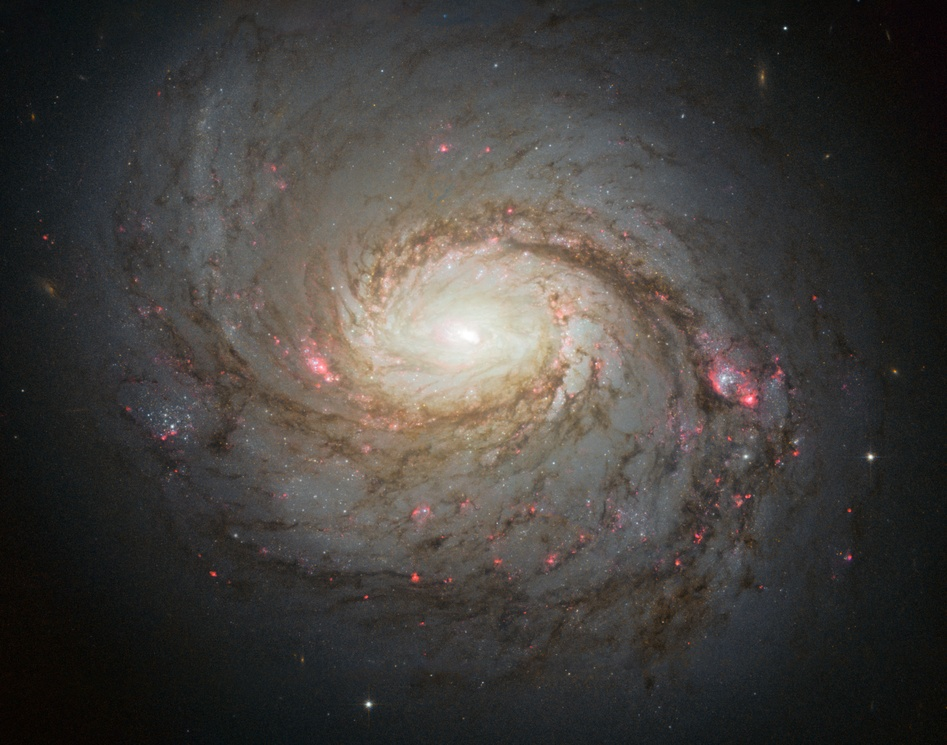
#> input picture LaTeX/pics/gal_imgs/Messier_77_spiral_galaxy_by_HST.jpg, 947 x 745 px, shrunk from 2948 x 2321 before the run; its folder holds only this picture in this run
$ python gal_segmentations.py   (older library calls are emulated)
#> lines starting #> are read from the running program, lines starting #| are printed output that depends on the picture
#! /usr/bin/env python3
"""
====================================================
Comparison of segmentation and superpixel algorithms
====================================================

This example compares four popular low-level image segmentation methods.  As
it is difficult to obtain good segmentations, and the definition of "good"
often depends on the application, these methods are usually used for obtaining
an oversegmentation, also known as superpixels. These superpixels then serve as
a basis for more sophisticated algorithms such as conditional random fields
(CRF).


Felzenszwalb's efficient graph based segmentation
-------------------------------------------------
This fast 2D image segmentation algorithm, proposed in [1]_ is popular in the
computer vision community.
The algorithm has a single ``scale`` parameter that influences the segment
size. The actual size and number of segments can vary greatly, depending on
local contrast.

.. [1] Efficient graph-based image segmentation, Felzenszwalb, P.F. and
       Huttenlocher, D.P.  International Journal of Computer Vision, 2004


Quickshift image segmentation
-----------------------------

Quickshift is a relatively recent 2D image segmentation algorithm, based on an
approximation of kernelized mean-shift. Therefore it belongs to the family of
local mode-seeking algorithms and is applied to the 5D space consisting of
color information and image location [2]_.

One of the benefits of quickshift is that it actually computes a
hierarchical segmentation on multiple scales simultaneously.

Quickshift has two main parameters: ``sigma`` controls the scale of the local
density approximation, ``max_dist`` selects a level in the hierarchical
segmentation that is produced. There is also a trade-off between distance in
color-space and distance in image-space, given by ``ratio``.

.. [2] Quick shift and kernel methods for mode seeking,
       Vedaldi, A. and Soatto, S.
       European Conference on Computer Vision, 2008


SLIC - K-Means based image segmentation
---------------------------------------

This algorithm simply performs K-means in the 5d space of color information and
image location and is therefore closely related to quickshift. As the
clustering method is simpler, it is very efficient. It is essential for this
algorithm to work in Lab color space to obtain good results.  The algorithm
quickly gained momentum and is now widely used. See [3]_ for details.  The
``compactness`` parameter trades off color-similarity and proximity, as in the
case of Quickshift, while ``n_segments`` chooses the number of centers for
kmeans.

.. [3] Radhakrishna Achanta, Appu Shaji, Kevin Smith, Aurelien Lucchi,
    Pascal Fua, and Sabine Suesstrunk, SLIC Superpixels Compared to
    State-of-the-art Superpixel Methods, TPAMI, May 2012.


Compact watershed segmentation of gradient images
-------------------------------------------------

Instead of taking a color image as input, watershed requires a grayscale
*gradient* image, where bright pixels denote a boundary between regions.
The algorithm views the image as a landscape, with bright pixels forming high
peaks. This landscape is then flooded from the given *markers*, until separate
flood basins meet at the peaks. Each distinct basin then forms a different
image segment. [4]_

As with SLIC, there is an additional *compactness* argument that makes it
harder for markers to flood faraway pixels. This makes the watershed regions
more regularly shaped. [5]_

.. [4] https://en.wikipedia.org/wiki/Watershed_%28image_processing%29

.. [5] Peer Neubert & Peter Protzel (2014). Compact Watershed and
       Preemptive SLIC: On Improving Trade-offs of Superpixel Segmentation
       Algorithms. ICPR 2014, pp 996-1001. :DOI:`10.1109/ICPR.2014.181`
       https://www.tu-chemnitz.de/etit/proaut/publications/cws_pSLIC_ICPR.pdf
"""
import glob
import time

import matplotlib.pyplot as plt
import numpy as np

from skimage.color import rgb2gray
from skimage.filters import sobel
from skimage.segmentation import felzenszwalb, slic, quickshift, watershed
from skimage.segmentation import mark_boundaries
from skimage.util import img_as_float

###############################################################################
def plot_seg_img(img,segmented_img, img_name, output_path='.',
                 seg_type='SLIC', outline_color=(1, 0, 0), show=False):

    fig, ax = plt.subplots(1, 2, figsize=(10, 5))

    ax[0].imshow(img)
    ax[0].set_title(f"{img_name}")
    ax[1].imshow(mark_boundaries(img, segmented_img,
        outline_color=outline_color))
    ax[1].set_title('SLIC')

    for a in ax.ravel():
        a.set_axis_off()

    plt.tight_layout()
    plt.savefig(f'{output_path}/segmented_{img_name}.png')
    plt.savefig(f'{output_path}/segmented_{img_name}.pdf')

    if show:
        plt.show()

###############################################################################
ti = time.time()
###############################################################################
# Revant data
gal_imgs = f'/home/elom/gdrive/AI/99_thesis_writting/thesis/LaTeX/pics/gal_imgs'
gal_paths = glob.glob(f'{gal_imgs}/*')
output_path = f"/home/elom/gdrive/AI/99_thesis_writting/thesis/LaTeX/pics/"

for gal_path in gal_paths:
    gal_name = gal_path.split('/')[-1].split('.')[0]
    print(gal_name)

    img = plt.imread(f'{gal_path}')
#> img is the input picture: shape (745, 947, 3); mean R, G, B 67.4, 64.1, 60.9

    if img.shape[-1] == 4:

        img = img[:, :, :3]
    print(f'The shape of {gal_name} is {img.shape}')
#| The shape of Messier_77_spiral_galaxy_by_HST is (745, 947, 3)

    print(f'SLIC - K-Means based image segmentation')
    segments_slic = slic(img, n_segments=100, compactness=10, sigma=1)
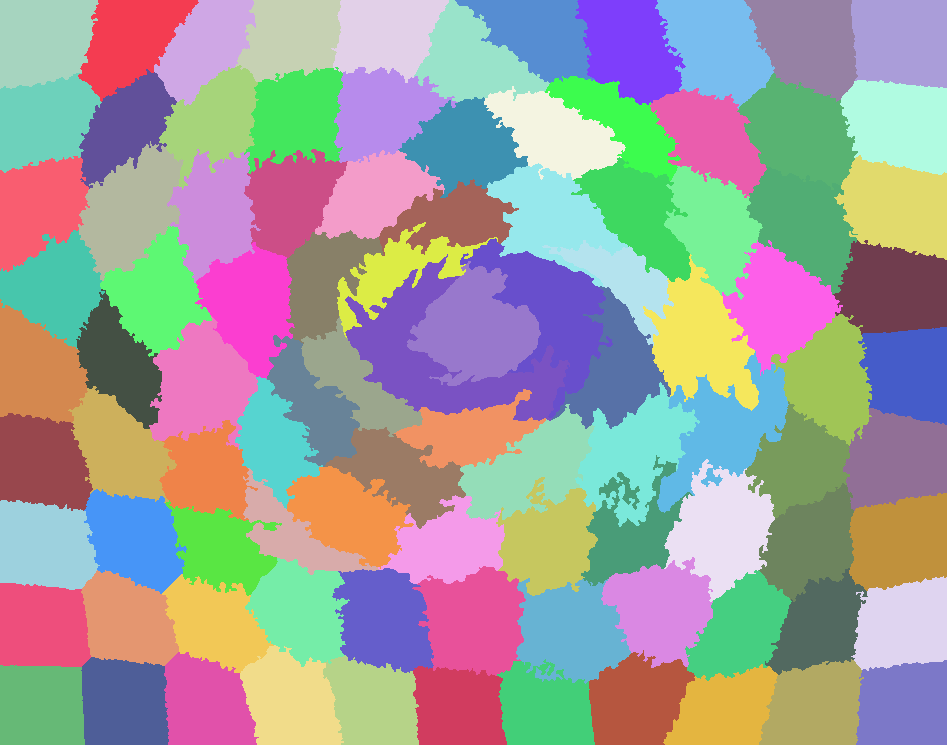
#> segments_slic: shape (745, 947) int64; 97 distinct labels, from 1 to 97; one colour per label, 0 black
    print(f"Sahape of slic segmentation: {segments_slic.shape}")
#| Sahape of slic segmentation: (745, 947)
    print(f"SLIC number of segments: {len(np.unique(segments_slic))}")
#| SLIC number of segments: 97

    plot_seg_img(img=img, segmented_img=segments_slic, img_name=gal_name,
        output_path=output_path, seg_type='SLIC', show=False)
#> in plot_seg_img, `plt.savefig(f'{output_path}/segmented_{img_name}.png')`:
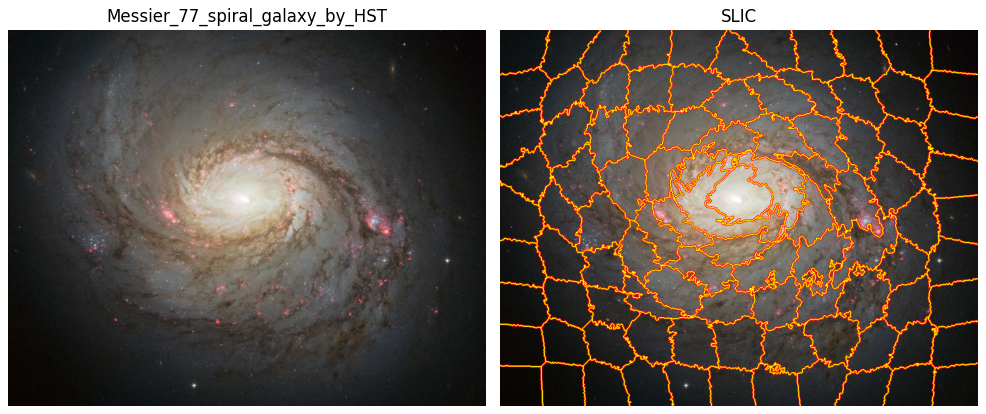
#> figure drawn by matplotlib, 2 panels

###############################################################################
tf = time.time()
print(f"Runing time: {tf-ti:.2f}")
# [29 lines of commented-out code are left out]

$ run again, on LaTeX/pics/gal_imgs/NGC-3432.jpg
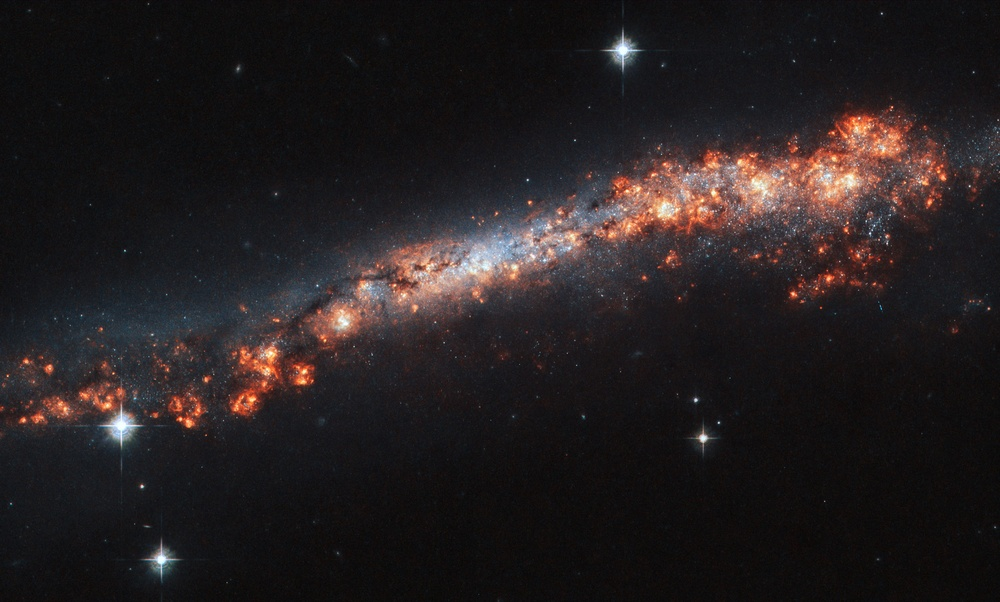
#> input picture LaTeX/pics/gal_imgs/NGC-3432.jpg, 1000 x 602 px, shrunk from 1920 x 1155 before the run
#> img is the input picture: shape (602, 1000, 3); mean R, G, B 36.9, 31, 32
#| The shape of NGC-3432 is (602, 1000, 3)
#> `segments_slic = slic(img, n_segments=100, compactness=10, sigma=1)`:
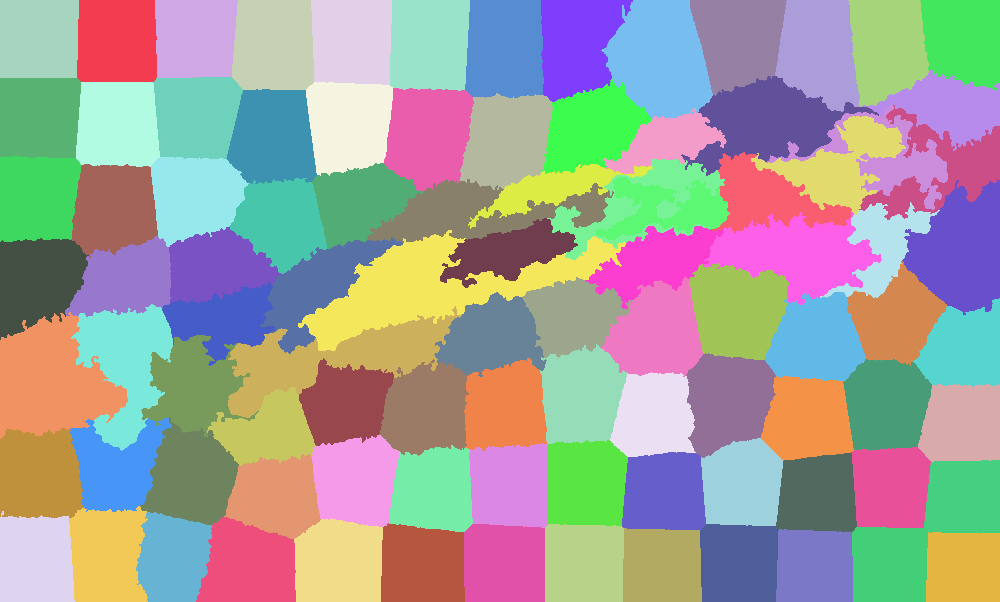
#> segments_slic: shape (602, 1000) int64; 95 distinct labels, from 1 to 95; one colour per label, 0 black
#| Sahape of slic segmentation: (602, 1000)
#| SLIC number of segments: 95
#> in plot_seg_img, `plt.savefig(f'{output_path}/segmented_{img_name}.png')`:
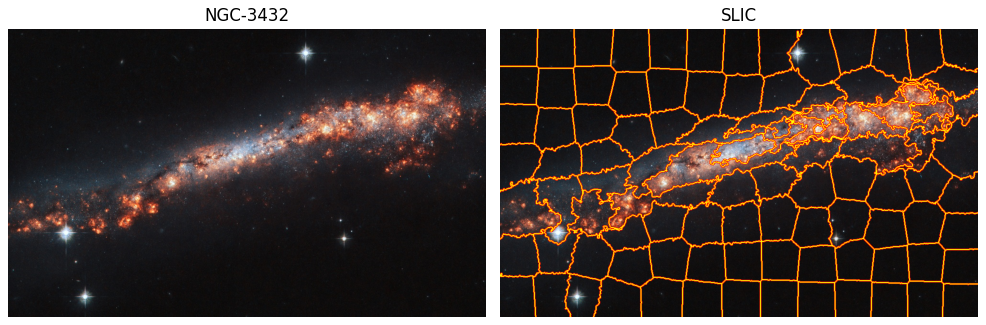
#> figure drawn by matplotlib, 2 panels
